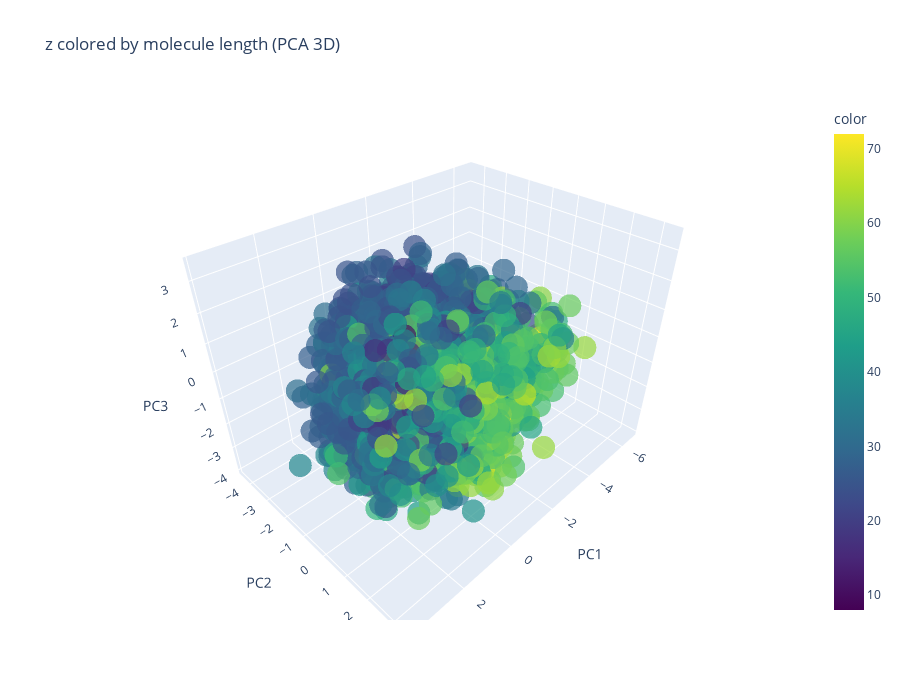

Here is the notebook cell this chart was saved with:
### Code cell
# PCA to 3 components
pca = PCA(n_components=3)
pca_z = pca.fit_transform(z_sample)

fig = px.scatter_3d(
    x=pca_z[:,0],
    y=pca_z[:,1],
    z=pca_z[:,2],
    color=len_labels,
    color_continuous_scale='Viridis',
    opacity=0.7,
    title='z colored by molecule length (PCA 3D)'
)

fig.update_layout(
    scene=dict(
        xaxis_title='PC1',
        yaxis_title='PC2',
        zaxis_title='PC3'
    ),
    width=900,
    height=700
)

fig.show()

### Figure 1 — Plotly figure (JSON) as saved in the notebook; plotly's stock layout.template omitted (floating-point values rounded to 4 significant figures; data arrays with more than 128 entries replaced by an {"elided": "..."} marker saying what was removed)
{"data": [{"hovertemplate": "x=%{x}<br>y=%{y}<br>z=%{z}<br>color=%{marker.color}<extra></extra>", "legendgroup": "", "marker": {"color": {"elided": "5000 int values"}, "coloraxis": "coloraxis", "opacity": 0.7, "symbol": "circle"}, "mode": "markers", "name": "", "scene": "scene", "showlegend": false, "type": "scatter3d", "x": {"elided": "5000 float values"}, "y": {"elided": "5000 float values"}, "z": {"elided": "5000 float values"}}], "layout": {"coloraxis": {"colorbar": {"title": {"text": "color"}}, "colorscale": [[0, "#440154"], [0.1111, "#482878"], [0.2222, "#3e4989"], [0.3333, "#31688e"], [0.4444, "#26828e"], [0.5556, "#1f9e89"], [0.6667, "#35b779"], [0.7778, "#6ece58"], [0.8889, "#b5de2b"], [1, "#fde725"]]}, "height": 700, "legend": {"tracegroupgap": 0}, "scene": {"domain": {"x": [0, 1], "y": [0, 1]}, "xaxis": {"title": {"text": "PC1"}}, "yaxis": {"title": {"text": "PC2"}}, "zaxis": {"title": {"text": "PC3"}}}, "title": {"text": "z colored by molecule length (PCA 3D)"}, "width": 900}}
